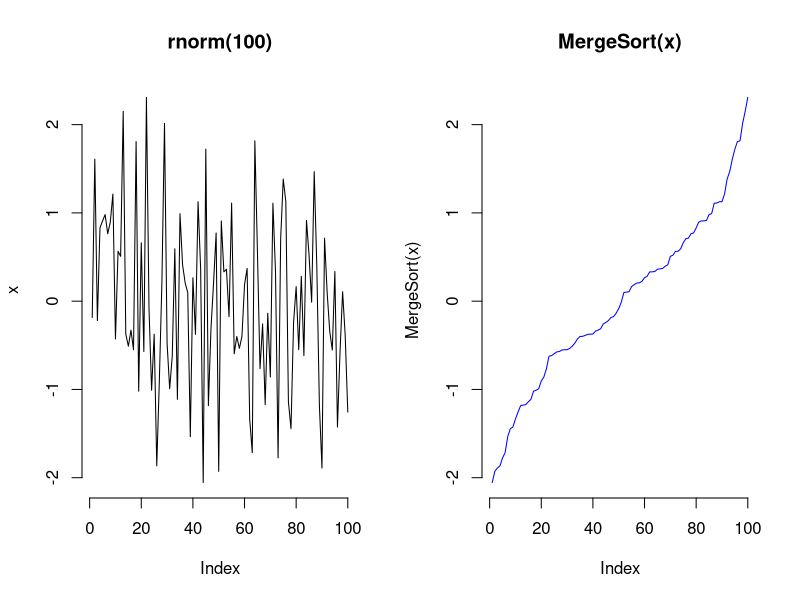

This chart was generated by the following R code:

## MergeSort implementation (without recursive array merge)
## This was implemented by a student who took the Stat 5443 course last year. 


MergeSort <- function(x){
  if(length(x) == 1) {
    res <- x
  }else{
    # split x in 2 and call mergesort on both parts
    i <- floor(length(x)/2)
    s1 <- c(MergeSort(x[1:i]), Inf)
    s2 <- c(MergeSort(x[-(1:i)]), Inf)
    res <- rep(NA_real_, length(x))
    # merge the responses in ascending order
    i1 <- i2 <- 1
    for (i3 in 1:length(res)){
      if (s1[i1] <= s2[i2]) {
        res[i3] <- s1[i1]
        i1 <- i1 + 1
      } else {
        res[i3] <- s2[i2]
        i2 <- i2 + 1
      }
    }      
  } 
  return(res)
}

par(mfrow=c(1,2))
x <- rnorm(100)
plot(x, main = 'rnorm(100)', ty = 'l', bty = 'n')
plot(MergeSort(x), main = 'MergeSort(x)', bty = 'n', ty = 'l', col = 'blue')